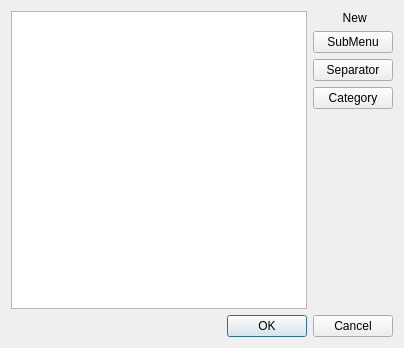
<?xml version="1.0" encoding="UTF-8"?>
<ui version="4.0">
 <class>ContextMenuEditorWidget</class>
 <widget class="QDialog" name="ContextMenuEditorWidget">
  <property name="geometry">
   <rect>
    <x>0</x>
    <y>0</y>
    <width>404</width>
    <height>348</height>
   </rect>
  </property>
  <property name="windowTitle">
   <string>ContextMenuEditorWidget</string>
  </property>
  <layout class="QVBoxLayout" name="verticalLayout">
   <item>
    <layout class="QHBoxLayout" name="horizontalLayout">
     <item>
      <widget class="QTextEdit" name="textEdit"/>
     </item>
     <item>
      <layout class="QVBoxLayout" name="verticalLayout_2">
       <item>
        <widget class="QLabel" name="label">
         <property name="maximumSize">
          <size>
           <width>16777215</width>
           <height>50</height>
          </size>
         </property>
         <property name="text">
          <string> New</string>
         </property>
         <property name="alignment">
          <set>Qt::AlignCenter</set>
         </property>
        </widget>
       </item>
       <item>
        <widget class="QPushButton" name="pb_subMenu">
         <property name="text">
          <string>SubMenu</string>
         </property>
        </widget>
       </item>
       <item>
        <widget class="QPushButton" name="pb_separator">
         <property name="text">
          <string>Separator</string>
         </property>
        </widget>
       </item>
       <item>
        <widget class="QPushButton" name="pb_category">
         <property name="text">
          <string>Category</string>
         </property>
        </widget>
       </item>
       <item>
        <spacer name="verticalSpacer">
         <property name="orientation">
          <enum>Qt::Vertical</enum>
         </property>
         <property name="sizeHint" stdset="0">
          <size>
           <width>20</width>
           <height>40</height>
          </size>
         </property>
        </spacer>
       </item>
      </layout>
     </item>
    </layout>
   </item>
   <item>
    <widget class="QDialogButtonBox" name="buttonBox">
     <property name="standardButtons">
      <set>QDialogButtonBox::Cancel|QDialogButtonBox::Ok</set>
     </property>
    </widget>
   </item>
  </layout>
 </widget>
 <layoutdefault spacing="6" margin="11"/>
 <resources/>
 <connections/>
</ui>
